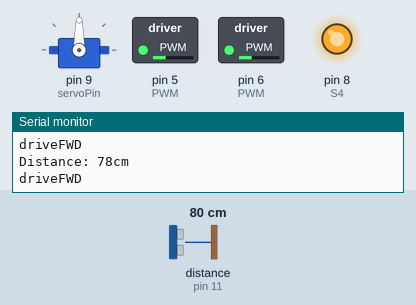
The sketch below on a simulated Arduino Uno, built with avr-gcc and run on an emulated ATmega328P. Shown: servo, switched loads named in the sketch (green lamp = pin HIGH), output pins drawn as LEDs (lit = HIGH), the last lines printed to the serial monitor. Wiring (inferred from the names in the program): ultrasonic range finder: trigger pin 10; echo pin 11. The inputs (shaded band) are chosen by the test bench; at power-on: distance to the obstacle (sensor on pin 11) 80 cm. The echo pulse lasts 58.3 µs per cm; pins used as bus, display or sensor lines are not drawn.

Above: at 1.2 s.
1.3 s: distance to the obstacle (sensor on pin 11) set to 39 cm
2.8 s: distance to the obstacle (sensor on pin 11) set to 35 cm
At 4.3 s:
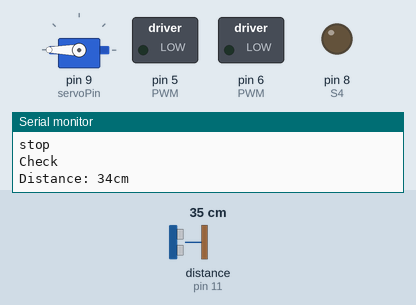
5.8 s: distance to the obstacle (sensor on pin 11) set to 60 cm
At 7.4 s:
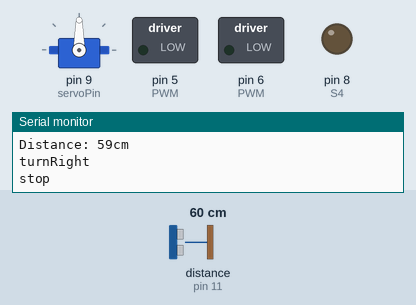
8.8 s: distance to the obstacle (sensor on pin 11) set to 2 cm
At 9.7 s:
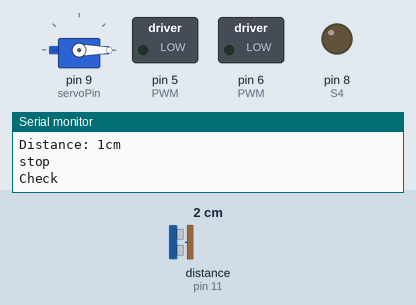
11.8 s: distance to the obstacle (sensor on pin 11) set to 120 cm
At 12.5 s:
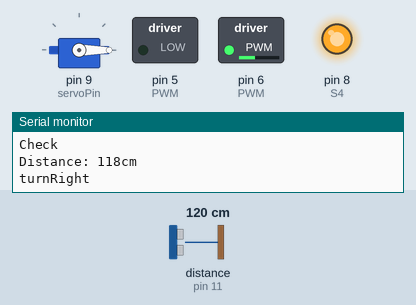
Timing chart, 0 to 15.2 s (numbered marks = the images above; inputs shaded):
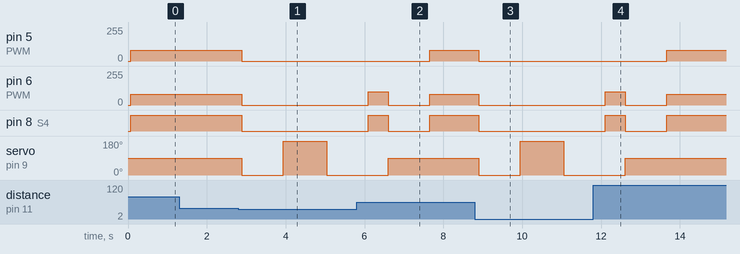

Measured:
- the behaviour switches between 37 and 36 cm on distance to the obstacle (sensor on pin 11) (found by bisection; images 0 and 1)
- after the input at 2.8 s, pin 5 (PWM), pin 6 (PWM): 80/255 → 0/255 after 0.09 s; pin 8 (S4): HIGH → LOW after 0.09 s; servo on pin 9 (servoPin): 90° → 0° after 0.09 s, → 180° 1.1 s later, → 0° 1.1 s later
- after the input at 5.8 s, pin 5 (PWM): 0/255 → 80/255 after 1.9 s; pin 6 (PWM): 0/255 → 100/255 after 0.30 s, → 0/255 0.50 s later, → 80/255 1.1 s later; pin 8 (S4): LOW → HIGH after 0.30 s, → LOW 0.50 s later, → HIGH 1.1 s later
- after the input at 8.8 s, pin 5 (PWM), pin 6 (PWM): 80/255 → 0/255 after 0.10 s; pin 8 (S4): HIGH → LOW after 0.10 s; servo on pin 9 (servoPin): 90° → 0° after 0.10 s, → 180° 1.1 s later, → 0° 1.1 s later
- after the input at 11.8 s, pin 5 (PWM): 0/255 → 80/255 after 1.9 s; pin 6 (PWM): 0/255 → 100/255 after 0.31 s, → 0/255 0.50 s later, → 80/255 1.1 s later; pin 8 (S4): LOW → HIGH after 0.31 s, → LOW 0.50 s later, → HIGH 1.1 s later

The sketch:

obstacleAvoidance.ino
```cpp
#include <Servo.h>

Servo myservo;  // create Servo object to control a servo

int pos = 0;    // variable to store the servo position

const int servoPin = 9;
const int trigPin = 10;
const int echoPin = 11;

const int checkDistance = 35;

int i;
int repeat = 5;

int servoDefault = 90; //Value for when the servo points forward


long duration;  // variable for how long time it took before the ultra sonic sensor receiver it sound back
int distance;   // Variable for the distance between the ultra sonic sensor and what reflected the sound back
int theReadDistance; // The distance read


void setup() {
  // put your setup code here, to run once:
  pinMode(2, OUTPUT); // S1, FWD
  pinMode(4, OUTPUT); // S2, REV
  pinMode(5, OUTPUT); // PWM, RIGHT
  pinMode(6, OUTPUT); // PWM, LEFT
  pinMode(7, OUTPUT); // S3, REV
  pinMode(8, OUTPUT); // S4, FWD
  pinMode(12, INPUT); // IR 2, LEFT
  pinMode(13, INPUT); // IR 1, RIGHT

  pinMode(servoPin, OUTPUT); // Servo
  pinMode(trigPin, OUTPUT); // Trigger pin ultrasonic sensor
  pinMode(echoPin, INPUT); // Echo pin ultrasonic sensor

  myservo.attach(9);  // attaches the servo on pin 9 to the Servo object

  Serial.begin(9600);

  myservo.write(servoDefault); // turn the servo back to default state

  delay(15);
}

void loop() {

  if (readDistance() > checkDistance){
    driveFWD();
  } else {
    stop();
    check();
  }

}

int readDistance() {


  // code block to be executed
  digitalWrite(trigPin, LOW);
  digitalWrite(trigPin, HIGH);
  delayMicroseconds(10);
  digitalWrite(trigPin, LOW);

  duration = pulseIn(echoPin, HIGH); // waits for echo pin go from low to high and starts timing and returns the lenght of the the pulse in microseconds

  distance = duration * 0.034 / 2; // calculate the distance in centimeter

  delay(50);

  Serial.print("Distance: ");
  Serial.print(distance);
  Serial.println("cm");
  return distance;
}

void check() {

  Serial.println("Check");

  myservo.write(0);  // see right
  delay(1000);  // waits 15 ms for the servo to reach the position

  if (readDistance() > checkDistance){
    turnRight();
    myservo.write(servoDefault);
    delay(1000);
  }
  else {
    myservo.write(180); // turn the servo left
    delay(1000);
    if (readDistance() > checkDistance){
      turnLeft();
      myservo.write(servoDefault);
      delay(1000);
    }

  }
}

void turnRight() {

  Serial.println("turnRight");

  digitalWrite(2, HIGH); // Start state is FWD
  digitalWrite(8, HIGH); // ----||----

  analogWrite(5, 0);
  analogWrite(6, 100);

  delay(500);
  stop();
}

void turnLeft() {

  Serial.println("turnLeft");

  digitalWrite(2, HIGH); // Start state is FWD
  digitalWrite(8, HIGH); // ----||----

  analogWrite(5, 100);
  analogWrite(6, 0);

  delay(500);
  stop();
}

void driveFWD() {

  Serial.println("driveFWD");

  // Make the Robot MOVE FWD
  digitalWrite(2, HIGH); // Start state is FWD
  digitalWrite(8, HIGH); // ----||----

  // justeringer på hastigheten er mulig
  analogWrite(5, 80); // Max speed
  analogWrite(6, 80); // Max speed

}

void stop() {

  Serial.println("stop");

  digitalWrite(2, LOW); // Start state is FWD
  digitalWrite(8, LOW); // ----||----

  // justeringer på hastigheten er mulig
  analogWrite(5, 0); // Max speed
  analogWrite(6, 0); // Max speed
}
```
